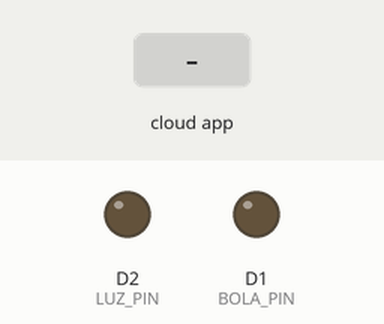
This sketch was run on a simulated ESP8266 (NodeMCU). Parts: output pins drawn as LEDs (lit = HIGH). The inputs (shaded band) are chosen by the test bench. WiFi joins after 1.5 s; servers stay silent unless stated; what the sketch prints to the serial monitor is not drawn.

Above: at 2.7 s.
2.8 s: the phone or cloud app sets 61b08c50695fce5c87487e3a to 1
At 4.0 s:
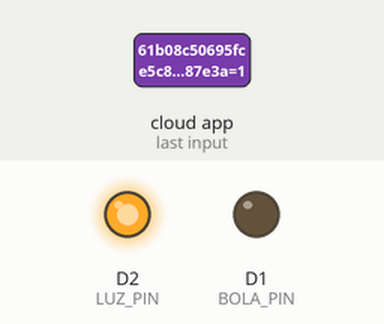
4.3 s: the phone or cloud app sets 61b08b30695fce5c87487d5c to 1
At 5.3 s:
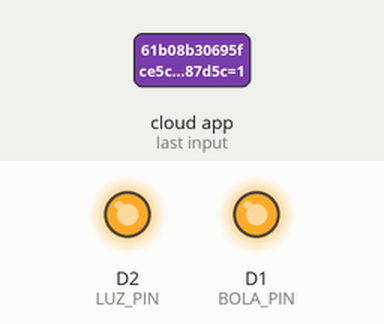
5.8 s: the phone or cloud app sets 61b08c50695fce5c87487e3a to 0
At 6.5 s:
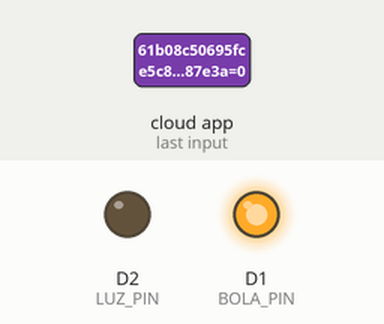
7.3 s: the phone or cloud app sets 61b08b30695fce5c87487d5c to 0
At 7.6 s:
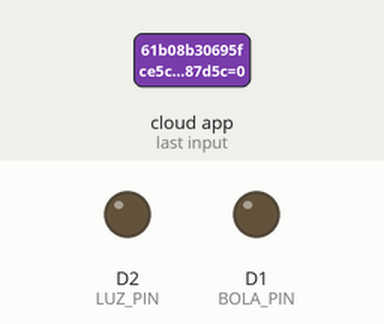
Timing chart, 0 to 9.8 s (numbered marks = the images above; inputs shaded):
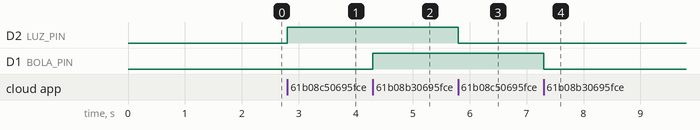

Measured:
- after the input at 2.8 s, D2 (LUZ_PIN): LOW → HIGH at once
- after the input at 4.3 s, D1 (BOLA_PIN): LOW → HIGH at once
- after the input at 5.8 s, D2 (LUZ_PIN): HIGH → LOW at once
- after the input at 7.3 s, D1 (BOLA_PIN): HIGH → LOW at once

The sketch:

InterruptorSinricAlexa.ino
```cpp
/*
 * Example for how to use SinricPro Switch device:
 * - setup a switch device
 * - handle request using callback (turn on/off builtin led indicating device power state)
 * - send event to sinricPro server (flash button is used to turn on/off device manually)
 *
 * If you encounter any issues:
 * - check the readme.md at https://github.com/sinricpro/esp8266-esp32-sdk/blob/master/README.md
 * - ensure all dependent libraries are installed
 *   - see https://github.com/sinricpro/esp8266-esp32-sdk/blob/master/README.md#arduinoide
 *   - see https://github.com/sinricpro/esp8266-esp32-sdk/blob/master/README.md#dependencies
 * - open serial monitor and check whats happening
 * - check full user documentation at https://sinricpro.github.io/esp8266-esp32-sdk
 * - visit https://github.com/sinricpro/esp8266-esp32-sdk/issues and check for existing issues or open a new one
 */

// Uncomment the following line to enable serial debug output
//#define ENABLE_DEBUG

#ifdef ENABLE_DEBUG
       #define DEBUG_ESP_PORT Serial
       #define NODEBUG_WEBSOCKETS
       #define NDEBUG
#endif

#include <Arduino.h>
#ifdef ESP8266
       #include <ESP8266WiFi.h>
#endif
#ifdef ESP32
       #include <WiFi.h>
#endif

#include "SinricPro.h"
#include "SinricProSwitch.h"

#define WIFI_SSID         "HOMEFIBER"
#define WIFI_PASS         "1A2B3C4D5E6F"
#define APP_KEY           "89a23f05-9a59-43ca-b889-950628ec3313"      // Should look like "de0bxxxx-1x3x-4x3x-ax2x-5dabxxxxxxxx"
#define APP_SECRET        "ba22c9d2-4225-4646-ac66-462f7f1a3e82-7f62173e-db80-4bc5-a9a1-b45e075b9098"   // Should look like "5f36xxxx-x3x7-4x3x-xexe-e86724a9xxxx-4c4axxxx-3x3x-x5xe-x9x3-333d65xxxxxx"
#define SWITCH_LUZ_ID         "61b08c50695fce5c87487e3a"    // Should look like "5dc1564130xxxxxxxxxxxxxx"
#define SWITCH_BOLA_ID         "61b08b30695fce5c87487d5c"    // Should look like "5dc1564130xxxxxxxxxxxxxx"
#define BAUD_RATE         9600                // Change baudrate to your need

#define LUZ_PIN   D2   // GPIO for LED (inverted)
#define BOLA_PIN  D1   // GPIO for LED (inverted)

/* bool onPowerState(String deviceId, bool &state)
 *
 * Callback for setPowerState request
 * parameters
 *  String deviceId (r)
 *    contains deviceId (useful if this callback used by multiple devices)
 *  bool &state (r/w)
 *    contains the requested state (true:on / false:off)
 *    must return the new state
 *
 * return
 *  true if request should be marked as handled correctly / false if not
 */
bool onPowerState(const String &deviceId, bool &state) {
  Serial.printf("Device %s turned %s (via SinricPro) \r\n", deviceId.c_str(), state?"on":"off");

  if(deviceId == "61b08c50695fce5c87487e3a"){
      digitalWrite(LUZ_PIN, state?HIGH:LOW);
  }else if(deviceId == "61b08b30695fce5c87487d5c"){
    digitalWrite(BOLA_PIN, state?HIGH:LOW);
  }
  return true; // request handled properly
}

// setup function for WiFi connection
void setupWiFi() {
  Serial.printf("\r\n[Wifi]: Connecting");
  WiFi.begin(WIFI_SSID, WIFI_PASS);

  while (WiFi.status() != WL_CONNECTED) {
    Serial.printf(".");
    delay(250);
  }
  Serial.printf("connected!\r\n[WiFi]: IP-Address is %s\r\n", WiFi.localIP().toString().c_str());
}

// setup function for SinricPro
void setupSinricPro() {
  // add device to SinricPro
  SinricProSwitch& mySwitch = SinricPro[SWITCH_LUZ_ID];

  // set callback function to device
  mySwitch.onPowerState(onPowerState);

  // add device to SinricPro
  SinricProSwitch& mySwitchBola = SinricPro[SWITCH_BOLA_ID];

  // set callback function to device
  mySwitchBola.onPowerState(onPowerState);

  // setup SinricPro
  SinricPro.onConnected([](){ Serial.printf("Connected to SinricPro\r\n"); });
  SinricPro.onDisconnected([](){ Serial.printf("Disconnected from SinricPro\r\n"); });
  //SinricPro.restoreDeviceStates(true); // Uncomment to restore the last known state from the server.
  SinricPro.begin(APP_KEY, APP_SECRET);
}

// main setup function
void setup() {
  pinMode(LUZ_PIN, OUTPUT); // define LED GPIO as output
  digitalWrite(LUZ_PIN, LOW); // turn off LED on bootup

  pinMode(BOLA_PIN, OUTPUT); // define LED GPIO as output
  digitalWrite(BOLA_PIN, LOW); // turn off LED on bootup

  Serial.begin(BAUD_RATE); Serial.printf("\r\n\r\n");
  setupWiFi();
  setupSinricPro();
}

void loop() {
  SinricPro.handle();
}
```
